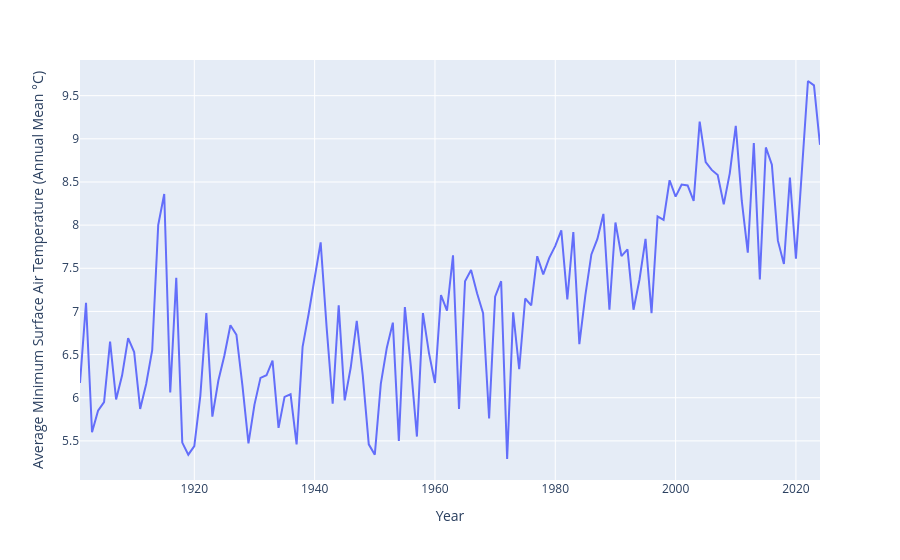

Here is the notebook cell this chart was saved with:
### Code cell
line = px.line(df1, x='Year',y='Average Minimum Surface Air Temperature (Annual Mean °C)')
line.show()
